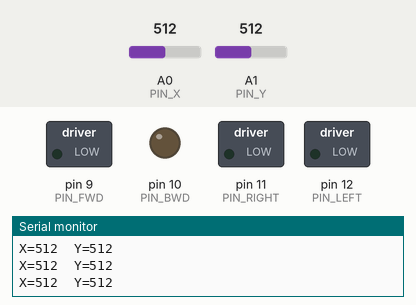
This sketch was run on a simulated Arduino Uno, built with avr-gcc and run on an emulated ATmega328P. Shown: switched loads named in the sketch (green lamp = pin HIGH), output pins drawn as LEDs (lit = HIGH), the last lines printed to the serial monitor. The inputs (shaded band) are chosen by the test bench; at power-on: A0 (PIN_X) = 512, A1 (PIN_Y) = 512.

Above: at 1.2 s.
1.3 s: A0 (PIN_X) set to 579
2.8 s: A0 (PIN_X) set to 605
At 3.5 s:
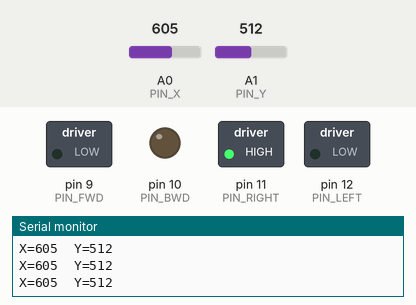
4.3 s: A1 (PIN_Y) set to 578
5.8 s: A1 (PIN_Y) set to 603
At 6.5 s:
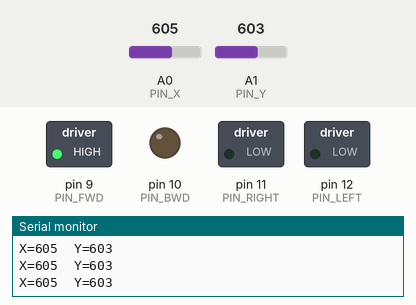
7.3 s: A1 (PIN_Y) set to 420
At 8.0 s:
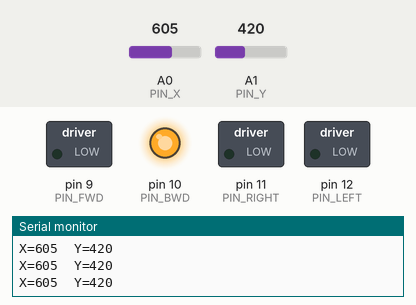
8.8 s: A1 (PIN_Y) set to 441
At 9.4 s:
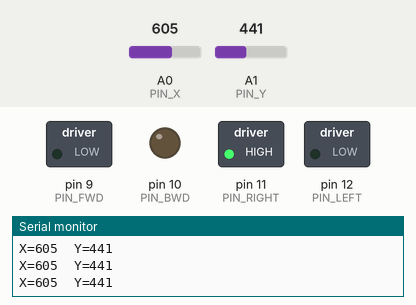
Timing chart, 0 to 11.3 s (numbered marks = the images above; inputs shaded):
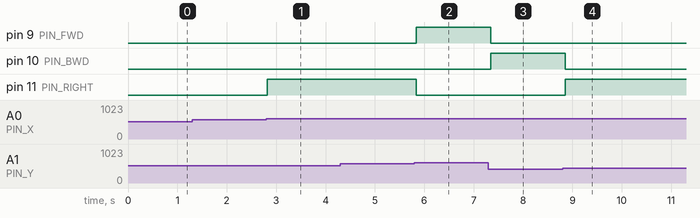

The sketch:

transmitter.ino
```cpp
/*
 * Hand Gesture Controlled Car — TRANSMITTER
 * Author: Anubhav Srivastava
 *
 * Hardware: Arduino UNO + ADXL335 Accelerometer + HT12E Encoder + 433 MHz RF TX
 *
 * Pin Mapping:
 *   A0 → ADXL335 X-axis output
 *   A1 → ADXL335 Y-axis output  (was incorrectly set as OUTPUT in original)
 *   D9  → HT12E D0 (Forward)
 *   D10 → HT12E D1 (Backward)
 *   D11 → HT12E D2 (Right)
 *   D12 → HT12E D3 (Left)
 *
 * Thresholds (ADC 0–1023 at 5V, neutral ≈ 512 / ~2.5 V):
 *   Forward  : Y-axis >= 590  (~2.9 V, tilt forward)
 *   Backward : Y-axis <= 430  (~2.1 V, tilt backward)
 *   Right    : X-axis >= 590
 *   Left     : X-axis <= 430
 *   Dead-zone: both axes 430 < val < 590 → STOP
 */

// ── Pin definitions ──────────────────────────────────────────────────────────
const int PIN_X       = A0;
const int PIN_Y       = A1;   // FIX: was A3 & set as OUTPUT in original

const int PIN_FWD     = 9;
const int PIN_BWD     = 10;
const int PIN_RIGHT   = 11;
const int PIN_LEFT    = 12;

// ── Threshold values ─────────────────────────────────────────────────────────
const int THRESH_HIGH = 590;  // FIX: original used 380/390 — too close to neutral
const int THRESH_LOW  = 430;  // FIX: original used 310/320 — asymmetric dead-zone

// ── State tracking ───────────────────────────────────────────────────────────
enum Direction { NONE, FORWARD, BACKWARD, RIGHT_DIR, LEFT_DIR };
Direction lastDirection = NONE;

// ─────────────────────────────────────────────────────────────────────────────
void setup() {
  pinMode(PIN_X,     INPUT);
  pinMode(PIN_Y,     INPUT);
  pinMode(PIN_FWD,   OUTPUT);
  pinMode(PIN_BWD,   OUTPUT);
  pinMode(PIN_RIGHT, OUTPUT);
  pinMode(PIN_LEFT,  OUTPUT);

  // Start all outputs LOW (motors stopped)
  stopAll();

  Serial.begin(9600);
  Serial.println("Transmitter ready.");
}

// ─────────────────────────────────────────────────────────────────────────────
void loop() {
  int x = analogRead(PIN_X);
  int y = analogRead(PIN_Y);

  Serial.print("X="); Serial.print(x);
  Serial.print("  Y="); Serial.println(y);

  Direction dir = NONE;

  // Priority: Y-axis (forward/backward) checked first
  if      (y >= THRESH_HIGH) dir = FORWARD;
  else if (y <= THRESH_LOW)  dir = BACKWARD;
  else if (x >= THRESH_HIGH) dir = RIGHT_DIR;
  else if (x <= THRESH_LOW)  dir = LEFT_DIR;

  // Only update outputs when direction changes (reduces RF chatter)
  if (dir != lastDirection) {
    stopAll();
    switch (dir) {
      case FORWARD:   digitalWrite(PIN_FWD,   HIGH); Serial.println(">> FORWARD");  break;
      case BACKWARD:  digitalWrite(PIN_BWD,   HIGH); Serial.println(">> BACKWARD"); break;
      case RIGHT_DIR: digitalWrite(PIN_RIGHT, HIGH); Serial.println(">> RIGHT");    break;
      case LEFT_DIR:  digitalWrite(PIN_LEFT,  HIGH); Serial.println(">> LEFT");     break;
      default:                                        Serial.println(">> STOP");     break;
    }
    lastDirection = dir;
  }

  delay(100);  // FIX: reduced from 200 ms for snappier response
}

// ─────────────────────────────────────────────────────────────────────────────
void stopAll() {
  digitalWrite(PIN_FWD,   LOW);
  digitalWrite(PIN_BWD,   LOW);
  digitalWrite(PIN_RIGHT, LOW);
  digitalWrite(PIN_LEFT,  LOW);
}
```

Measured:
- the behaviour switches between 589 and 590 on A0 (PIN_X) (found by bisection; images 0 and 1)
- the behaviour switches between 589 and 590 on A1 (PIN_Y) (found by bisection; images 1 and 2)
- the behaviour switches between 430 and 431 on A1 (PIN_Y) (found by bisection; images 3 and 4)
- after the input at 2.8 s, pin 11 (PIN_RIGHT): LOW → HIGH at once
- after the input at 5.8 s, pin 9 (PIN_FWD): LOW → HIGH at once; pin 11 (PIN_RIGHT): HIGH → LOW at once
- after the input at 7.3 s, pin 9 (PIN_FWD): HIGH → LOW after 0.05 s; pin 10 (PIN_BWD): LOW → HIGH after 0.05 s
- after the input at 8.8 s, pin 10 (PIN_BWD): HIGH → LOW after 0.05 s; pin 11 (PIN_RIGHT): LOW → HIGH after 0.05 s
